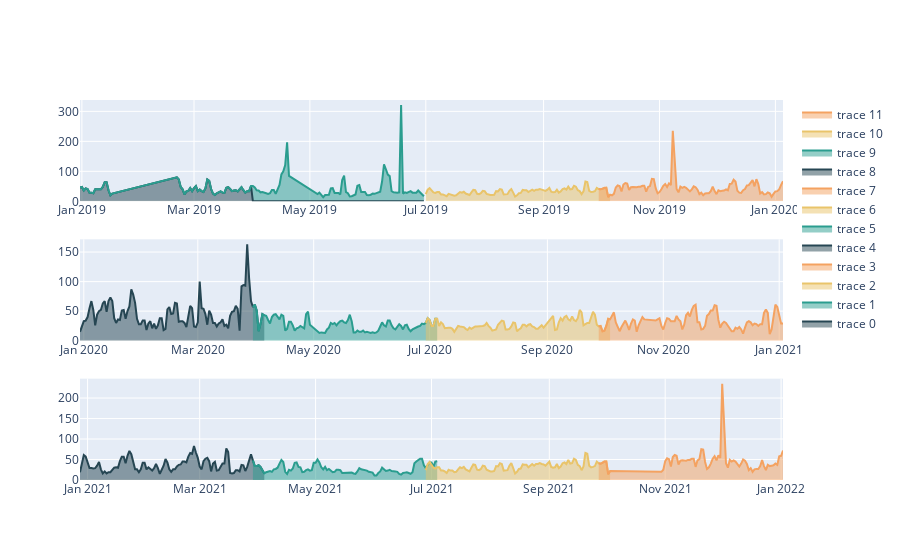

The notebook cell saved with this chart:
### Code cell
# rows are the years and cols are the quarters
fig = make_subplots(rows=3, cols=1)

fig.add_trace(go.Scatter(x = p19Q1_RO_Bucharest['Date'], 
                        y=p19Q1_RO_Bucharest['max'],
                        line = dict(width=2, color = palette[0] ),
                        stackgroup=1),
            row=1, col=1)
fig.add_trace(go.Scatter(x = p19Q2_RO_Bucharest['Date'], 
                        y=p19Q2_RO_Bucharest['max'],
                        line = dict(width=2, color = palette[1] ),
                        stackgroup=1),
            row=1, col=1)
fig.add_trace(go.Scatter(x = p19Q3_RO_Bucharest['Date'], 
                        y=p19Q3_RO_Bucharest['max'],
                        line = dict(width=2, color = palette[2] ),
                        stackgroup='three'),
            row=1, col=1)
fig.add_trace(go.Scatter(x = p19Q4_RO_Bucharest['Date'], 
                        y=p19Q4_RO_Bucharest['max'],
                        line = dict(width=2, color = palette[3] ),
                        stackgroup='four'),
            row=1, col=1)



fig.add_trace(go.Scatter(x = p20Q1_RO_Bucharest['Date'], 
                        y=p20Q1_RO_Bucharest['max'],
                        line = dict(width=2, color = palette[0] ),
                        stackgroup='one'),
            row=2, col=1)
fig.add_trace(go.Scatter(x = p20Q2_RO_Bucharest['Date'], 
                        y=p20Q2_RO_Bucharest['max'],
                        line = dict(width=2, color = palette[1] ),
                        stackgroup='two'),
            row=2, col=1)
fig.add_trace(go.Scatter(x = p20Q3_RO_Bucharest['Date'], 
                        y=p20Q3_RO_Bucharest['max'],
                        line = dict(width=2, color = palette[2] ),
                        stackgroup='three'),
            row=2, col=1)
fig.add_trace(go.Scatter(x = p20Q4_RO_Bucharest['Date'], 
                        y=p20Q4_RO_Bucharest['max'],
                        line = dict(width=2, color = palette[3] ),
                        stackgroup='four'),
            row=2, col=1)


fig.add_trace(go.Scatter(x = p21Q1_RO_Bucharest['Date'], 
                        y=p21Q1_RO_Bucharest['max'],
                        line = dict(width=2, color = palette[0] ),
                        stackgroup='one'),
            row=3, col=1)
fig.add_trace(go.Scatter(x = p21Q2_RO_Bucharest['Date'], 
                        y=p21Q2_RO_Bucharest['max'],
                        line = dict(width=2, color = palette[1] ),
                        stackgroup='two'),
            row=3, col=1)
fig.add_trace(go.Scatter(x = p21Q3_RO_Bucharest['Date'], 
                        y=p19Q3_RO_Bucharest['max'],
                        line = dict(width=2, color = palette[2] ),
                        stackgroup='three'),
            row=3, col=1)
fig.add_trace(go.Scatter(x = p21Q4_RO_Bucharest['Date'], 
                        y=p19Q4_RO_Bucharest['max'],
                        line = dict(width=2, color = palette[3] ),
                        stackgroup='four'),
            row=3, col=1)
